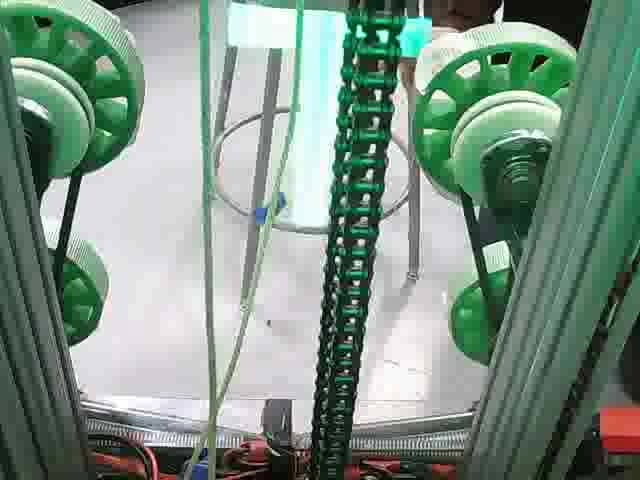
//> input picture GreenVision/light.jpg, 640 x 480 px
$ ./GreenVision_Offline   (built with g++ and OpenCV 4)
//> lines starting //> are read from the running program, lines starting //| are printed output that depends on the picture; after the words box and inside, x2 and y2 are one past the last pixel; in counts of white or black regions, pixels touching at a corner belong together
### GreenVision/pch.h
// Tips for Getting Started:
//   1. Use the Solution Explorer window to add/manage files
//   2. Use the Team Explorer window to connect to source control
//   3. Use the Output window to see build output and other messages
//   4. Use the Error List window to view errors
//   5. Go to Project > Add New Item to create new code files, or Project > Add Existing Item to add existing code files to the project
//   6. In the future, to open this project again, go to File > Open > Project and select the .sln file

#ifndef PCH_H
#define PCH_H

// TODO: add headers that you want to pre-compile here

#endif //PCH_H

### GreenVision/GreenVision_Offline.cpp
// OpenCV.cpp : This file contains the 'main' function. Program execution begins and ends there.
//

#include "pch.h"
#include <iostream>
#include <opencv2/opencv.hpp>
#include "opencv2/imgcodecs.hpp"
using namespace std;
using namespace cv;

int main()
{
    Mat image1 = imread("/home/ianmcvann/Documents/Github/FRC/GreenVision/GreenVision/light.jpg");
//> image1 is the input picture: 480 rows x 640 cols, CV_8UC3; mean B, G, R 132.9, 145.7, 125.4
    Mat image2 = imread("/home/ianmcvann/Documents/Github/FRC/GreenVision/GreenVision/nolight.jpg");
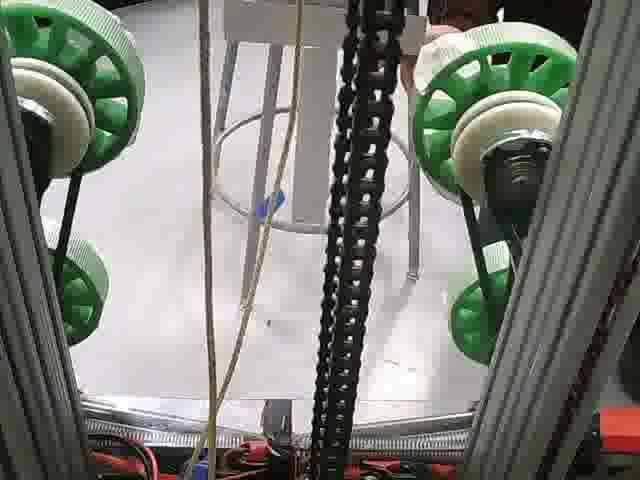
//> input picture GreenVision/nolight.jpg, 640 x 480 px
//> image2 is the input picture: 480 rows x 640 cols, CV_8UC3; mean B, G, R 120.2, 126.6, 125.8
	Mat finalimage;
	Mat mask;
    vector<vector<Point>> Contours;
    vector<Vec4i> hier;
    Mat contourimg = image1.clone();
    double maxArea = 0.0;
    int savedContour = -1;
	cvtColor(image1,image1, COLOR_BGR2GRAY);
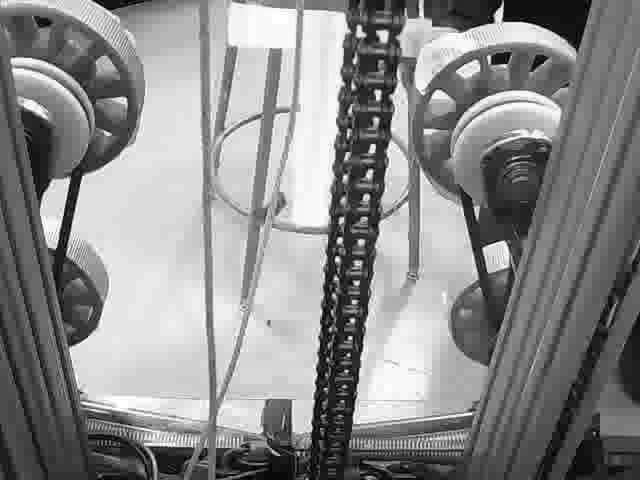
//> image1: 480 rows x 640 cols, CV_8UC1; min 0, max 255, mean 138.2
	cvtColor(image2, image2, COLOR_BGR2GRAY);
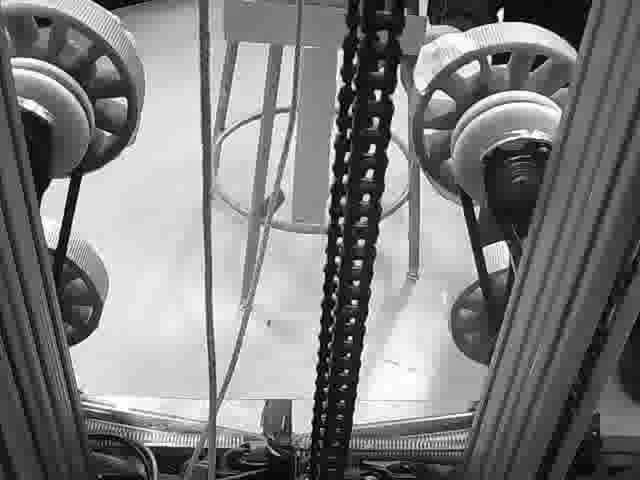
//> image2: 480 rows x 640 cols, CV_8UC1; min 0, max 255, mean 125.6
	GaussianBlur(image1, image1, Size(5, 5), 0);
	GaussianBlur(image2, image2, Size(5, 5), 0);
	absdiff(image1, image2, finalimage);
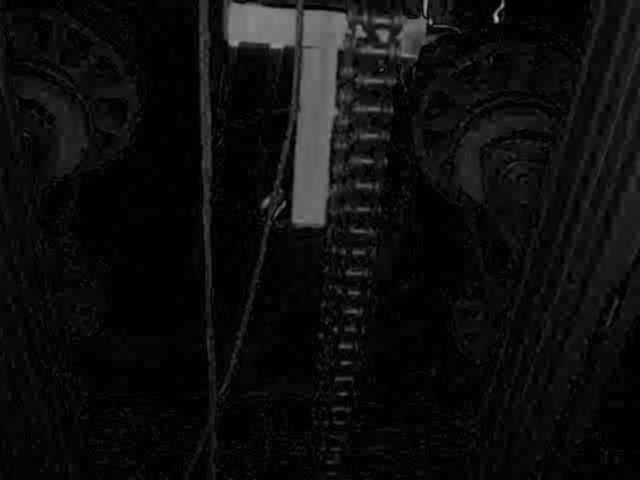
//> finalimage: 480 rows x 640 cols, CV_8UC1; min 0, max 183, mean 13.7
    //threshold(finalimage, mask, 40, 255, THRESH_BINARY);
    inRange(finalimage, Scalar(50.0, 55.03597122302158, 174.28057553956833), Scalar(90.60606060606061, 255, 255), mask);
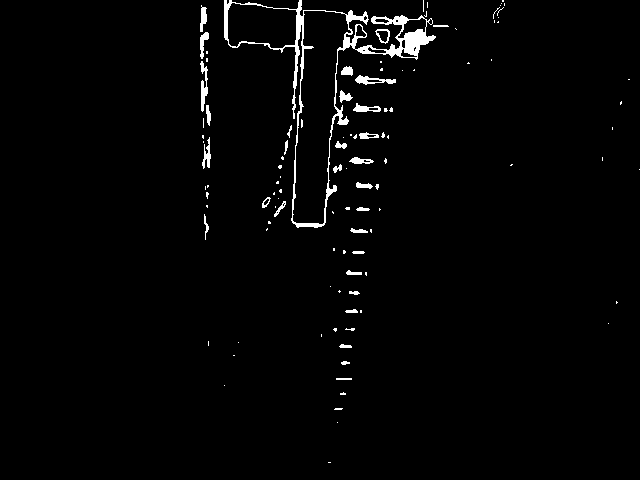
//> mask: 480 rows x 640 cols, CV_8UC1; 2% white; 109 white regions (78 under 20 px)
    erode(mask, mask, 1);
    findContours(mask, Contours, hier, RETR_TREE, CHAIN_APPROX_SIMPLE);
//> Contours = 131 contours, 92 with area under 20; largest, box (x1, y1, x2, y2) and area: (224, 0, 436, 228) 12902, (292, 10, 352, 225) 7400, (227, 2, 298, 49) 2649, (397, 17, 427, 39) 306, (355, 75, 396, 85) 176
    //Might need to loop through here to check for size
    for (int i = 0; i < Contours.size(); i++) {
        double area = contourArea(Contours[i]);
        if (area > maxArea) {
            maxArea = area;
            savedContour = i;
        }
    }
//> this loop made 131 passes
//> (area, maxArea) on passes 9, 23, 28, 38, 43, 51, 61, 82, 87, 117: (25.5, 25.5), (35.5, 35.5), (39, 39), (41, 41), (44.5, 44.5), (54.5, 54.5), (89, 89), (118.5, 118.5), (176, 176), (12901.5, 12901.5)
//> area on passes 17, 19, 24, 31, 34, 44: 25.5, 20, 22, 24, 28, 24
//> after the loop, maxArea = 12901.5; savedContour = 116
    drawContours(contourimg, Contours, savedContour, Scalar(70, 237, 54), 3, 8, hier);
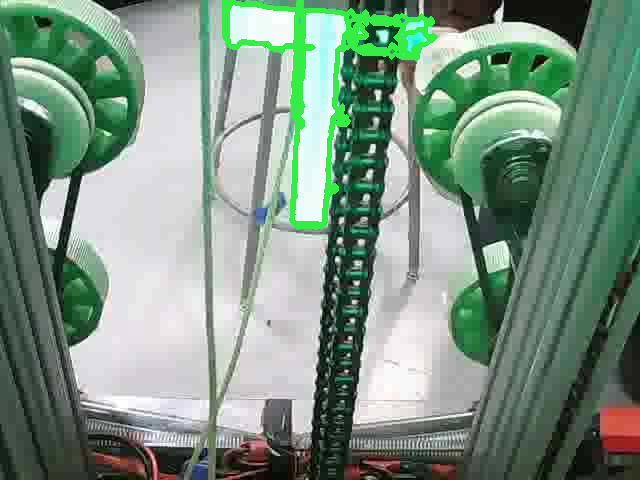
//> contourimg: 480 rows x 640 cols, CV_8UC3; 2.45% of pixels changed, all inside (x1, y1, x2, y2) = (222, 0, 438, 230)

	namedWindow("Image", WINDOW_AUTOSIZE);
    imshow("Image", contourimg);
	waitKey(0);
};

// Run program: Ctrl + F5 or Debug > Start Without Debugging menu
// Debug program: F5 or Debug > Start Debugging menu
